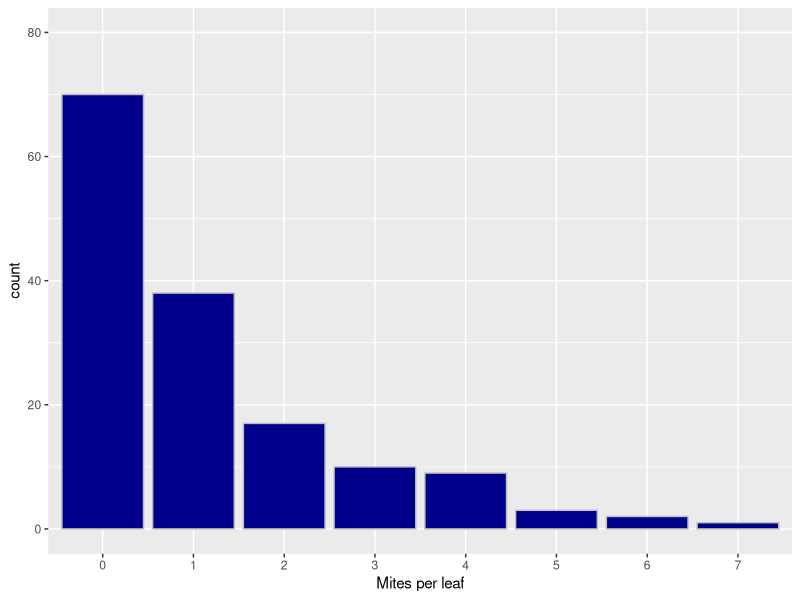
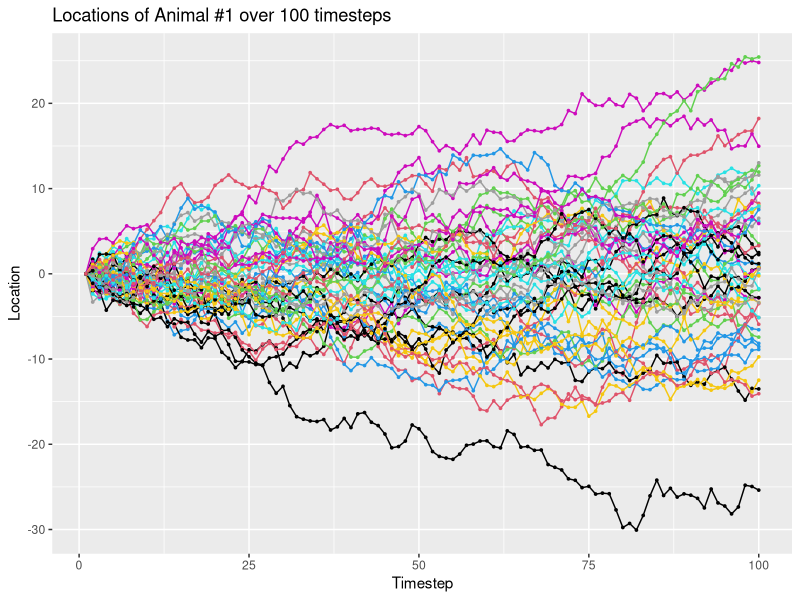
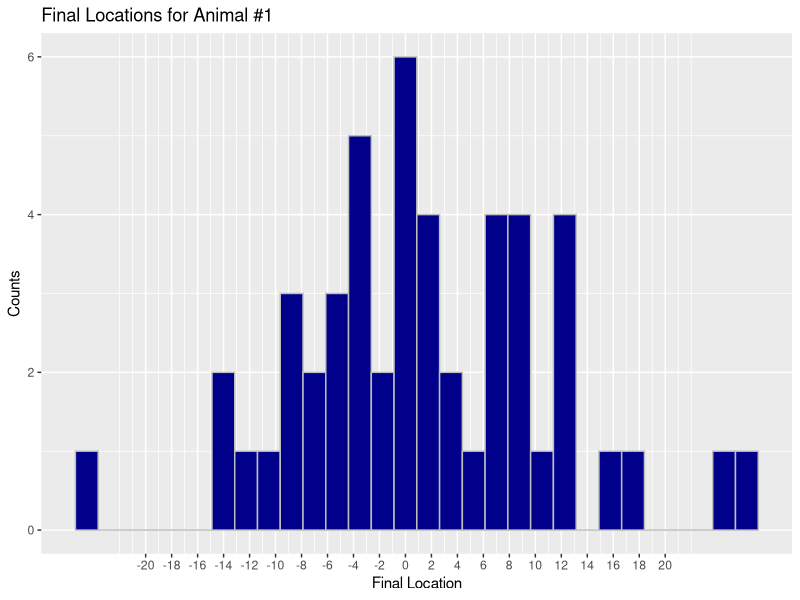
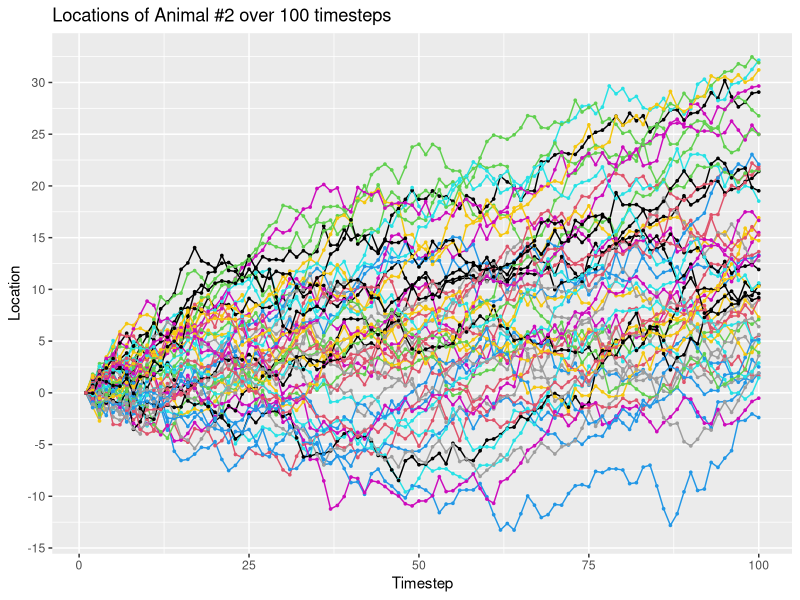
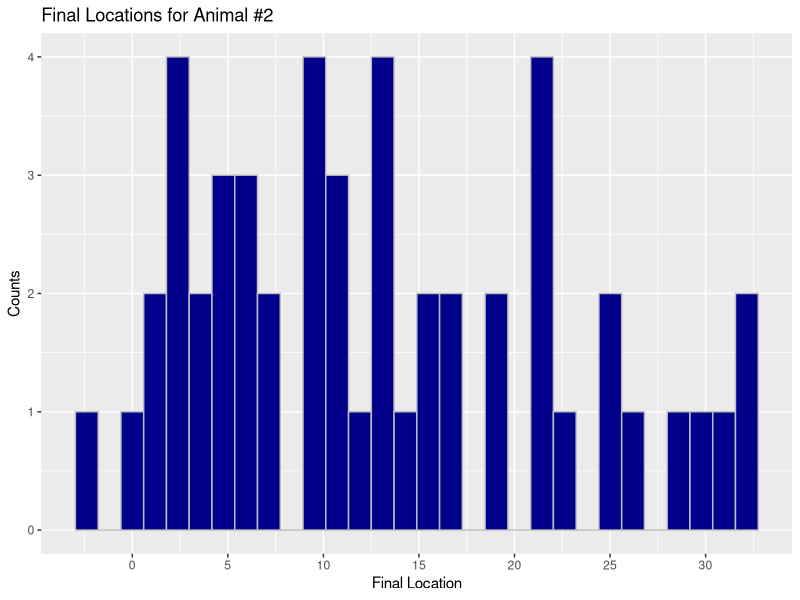
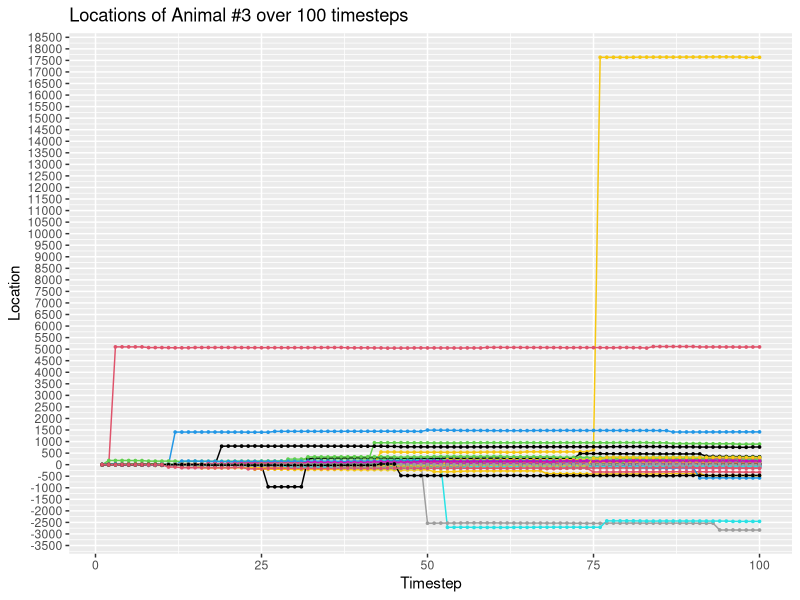
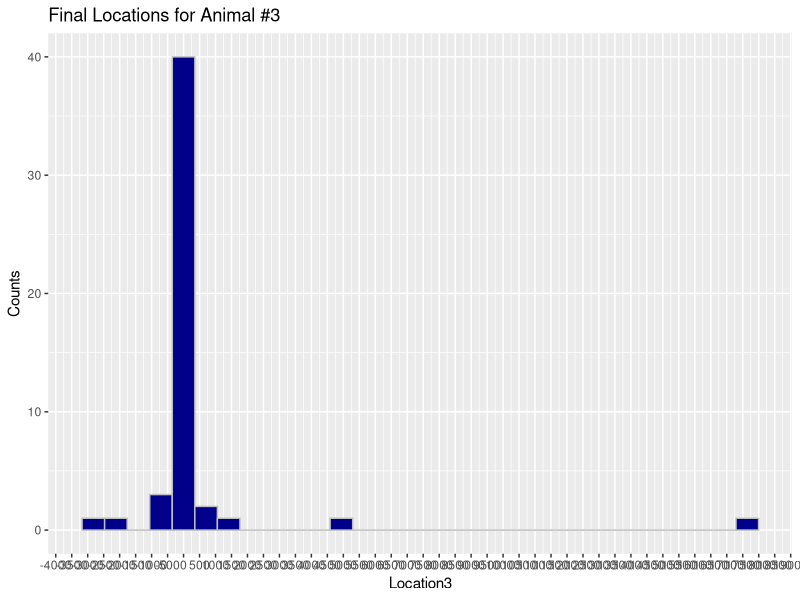

Source code (R) for these figures, in order:
## ---- chunk 1
knitr::opts_chunk$set(echo = TRUE)
library(ggplot2)
library(dplyr)
library(MASS)
## ---- chunk 2

bmass <- function(x) {
  2/((x+1)^3)
}

ans <- integrate(f=bmass,lower=0, upper=3)

## ---- chunk 3

mites_per_leaf <- c(0,1,2,3,4,5,6,7,8)
leaves <- c(70,38,17,10,9,3,2,1,0)
mites <- rep(mites_per_leaf, leaves)

Ex <- mean(mites)

## ---- chunk 4

ggplot(data.frame(mites), aes(as.factor(mites))) +
  geom_bar(fill='darkblue',col='grey') +
  scale_x_discrete(breaks = seq(from=0,to=8,by=1)) +
  xlab("Mites per leaf") +
  ylim(0,80)
  

## ---- chunk 5

stdev <- sd(mites)

SEM <- function(SD,n) {
  SD/sqrt(n)
}

sterr <- SEM(stdev,150)
## ---- chunk 6
#Create empty matrix
Animal1 <- matrix(NA, nrow=50, ncol=100)
direction <- matrix(NA, nrow=50, ncol=99)
magnitude <- matrix(NA, nrow=50, ncol=99)
movement <- matrix(NA, nrow=50, ncol=99)

#Define first position as 0 for all individuals
Animal1[,1] <- 0


#Simulate movement
for(i in 2:100) {
  #Sample from binomial distribution (for each individual) to determine direction of movement. 1 is forward, 0 is backwards.
  direction[,i-1] <- rbinom(50,1,0.5)
  
  
  #Sample 1 from normal distribution (for each individual) to determine magnitude of movement. 
  magnitude[,i-1] <- abs(rnorm(50,0,1))


  #If direction is forward then movement is just the magnitude. Otherwise, movement is magnitude times negative 1 (backwards).
  movement[,i-1] <- ifelse(direction[,i-1]==1, movement[,i-1] <- magnitude[,i-1], movement[,i-1] <- magnitude[,i-1]*-1)



  #Update positions for each individual
  Animal1[,i] <- Animal1[,i-1] + movement[,i-1]
  
}

## ---- chunk 7
#Create vectors with each variable
Individual <- rep(c(1:50),each=100)
Timestep <- rep(c(1:100),50)
Location <- vector()

#Loop all the rows into the same vector
for(i in 1:nrow(Animal1)){
  Location <- c(Location,Animal1[i,])
}

#Create a single data frame
data <- data.frame(Individual,Timestep,Location)

#Plot that bad boy
ggplot(data=data, aes(Timestep, Location,group=Individual)) +
  geom_line(col=Individual) +
  geom_point(col=Individual,size=0.6) +
  labs(title="Locations of Animal #1 over 100 timesteps")

#Subset data to just final location
loc.final <- data %>% filter(Timestep==100)

#Histogram of final locations
ggplot(data=loc.final, aes(Location)) +
  geom_histogram(col='grey', fill='darkblue') +
  scale_x_continuous(breaks = seq(from=-20,to=20,by=2)) +
  labs(title="Final Locations for Animal #1", y='Counts',x='Final Location')

## ---- chunk 8

results <- fitdistr(loc.final$Location,densfun='normal')

## ---- chunk 9

#Create empty matrix
Animal2 <- matrix(NA, nrow=50, ncol=100)
direction2 <- matrix(NA, nrow=50, ncol=99)
magnitude2 <- matrix(NA, nrow=50, ncol=99)
movement2 <- matrix(NA, nrow=50, ncol=99)

#Define first position as 0 for all individuals
Animal2[,1] <- 0


#Simulate movement
for(i in 2:100) {
  #Sample from binomial distribution (for each individual) to determine direction of movement. 1 is forward, 0 is backwards.
  direction2[,i-1] <- rbinom(50,1,0.6)
  
  
  #Sample 1 from normal distribution (for each individual) to determine magnitude of movement. 
  magnitude2[,i-1] <- abs(rnorm(50,0,1))


  #If direction is forward then movement is just the magnitude. Otherwise, movement is magnitude times negative 1 (backwards).
  movement2[,i-1] <- ifelse(direction2[,i-1]==1, movement2[,i-1] <- magnitude2[,i-1], movement2[,i-1] <- magnitude2[,i-1]*-1)



  #Update positions for each individual
  Animal2[,i] <- Animal2[,i-1] + movement2[,i-1]
  
}


#Create vectors with each variable
Individual2 <- rep(c(1:50),each=100)
Timestep2 <- rep(c(1:100),50)
Location2 <- vector()

#Loop all the rows into the same vector
for(i in 1:nrow(Animal2)){
  Location2 <- c(Location2,Animal2[i,])
}

#Create a single data frame
data2 <- data.frame(Individual2,Timestep2,Location2)

#Plot that bad boy
ggplot(data=data2, aes(Timestep2, Location2,group=Individual2)) +
  geom_line(col=Individual2) +
  geom_point(col=Individual2,size=0.6) +
  scale_y_continuous(breaks=seq(-20,60,5)) +
  labs(title="Locations of Animal #2 over 100 timesteps", y="Location", x='Timestep')

#Subset data to just final location
loc.final2 <- data2 %>% filter(Timestep2==100)

#Histogram of final locations
ggplot(data=loc.final2, aes(Location2)) +
  geom_histogram(col='grey', fill='darkblue') +
  scale_x_continuous(breaks = seq(from=-15,to=60,by=5)) +
  labs(title="Final Locations for Animal #2", y='Counts', x='Final Location')


## ---- chunk 10

results2 <- fitdistr(loc.final2$Location2,densfun='normal')

## ---- chunk 11

#Create empty matrix
Animal3 <- matrix(NA, nrow=50, ncol=100)
direction3 <- matrix(NA, nrow=50, ncol=99)
magnitude3 <- matrix(NA, nrow=50, ncol=99)
movement3 <- matrix(NA, nrow=50, ncol=99)

#Define first position as 0 for all individuals
Animal3[,1] <- 0


#Simulate movement
for(i in 2:100) {
  #Sample from binomial distribution (for each individual) to determine direction of movement. 1 is forward, 0 is backwards.
  direction3[,i-1] <- rbinom(50,1,0.5)
  
  
  #Sample 1 from normal distribution (for each individual) to determine magnitude of movement. 
  magnitude3[,i-1] <- abs(rcauchy(50,scale=1))


  #If direction is forward then movement is just the magnitude. Otherwise, movement is magnitude times negative 1 (backwards).
  movement3[,i-1] <- ifelse(direction3[,i-1]==1, movement3[,i-1] <- magnitude3[,i-1], movement3[,i-1] <- magnitude3[,i-1]*-1)



  #Update positions for each individual
  Animal3[,i] <- Animal3[,i-1] + movement3[,i-1]
  
}


#Create vectors with each variable
Individual3 <- rep(c(1:50),each=100)
Timestep3 <- rep(c(1:100),50)
Location3 <- vector()

#Loop all the rows into the same vector
for(i in 1:nrow(Animal3)){
  Location3 <- c(Location3,Animal3[i,])
}

#Create a single data frame
data3 <- data.frame(Individual3,Timestep3,Location3)

#Plot that bad boy
ggplot(data=data3, aes(Timestep3, Location3,group=Individual3)) +
  geom_line(col=Individual3) +
  geom_point(col=Individual3,size=0.6) +
  scale_y_continuous(breaks=seq(-100000,100000,500)) +
  labs(title="Locations of Animal #3 over 100 timesteps", y='Location', x='Timestep')

#Subset data to just final location
loc.final3 <- data3 %>% filter(Timestep3==100)

#Histogram of final locations
ggplot(data=loc.final3, aes(Location3)) +
  geom_histogram(col='grey', fill='darkblue') +
  scale_x_continuous(breaks = seq(from=-100000,to=100000,by=500)) +
  labs(title="Final Locations for Animal #3", y='Counts')


